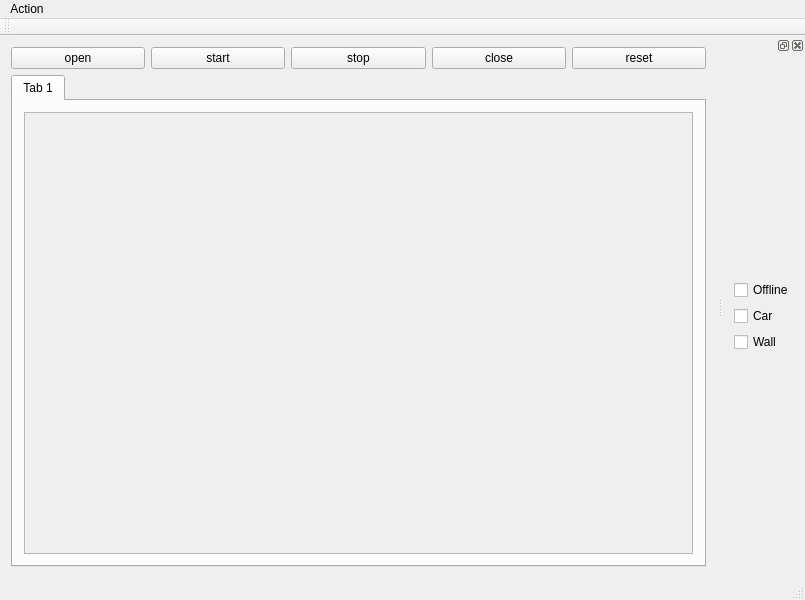
<?xml version="1.0" encoding="UTF-8"?>
<ui version="4.0">
 <class>MainWindow</class>
 <widget class="QMainWindow" name="MainWindow">
  <property name="geometry">
   <rect>
    <x>0</x>
    <y>0</y>
    <width>805</width>
    <height>600</height>
   </rect>
  </property>
  <property name="windowTitle">
   <string>MainWindow</string>
  </property>
  <widget class="QWidget" name="centralWidget">
   <layout class="QGridLayout" name="gridLayout_4">
    <item row="0" column="0">
     <layout class="QHBoxLayout" name="horizontalLayout_2">
      <item>
       <widget class="QPushButton" name="open">
        <property name="text">
         <string>open</string>
        </property>
       </widget>
      </item>
      <item>
       <widget class="QPushButton" name="start">
        <property name="text">
         <string>start</string>
        </property>
       </widget>
      </item>
      <item>
       <widget class="QPushButton" name="stop">
        <property name="text">
         <string>stop</string>
        </property>
       </widget>
      </item>
      <item>
       <widget class="QPushButton" name="close">
        <property name="text">
         <string>close</string>
        </property>
       </widget>
      </item>
      <item>
       <widget class="QPushButton" name="reset">
        <property name="text">
         <string>reset</string>
        </property>
       </widget>
      </item>
     </layout>
    </item>
    <item row="1" column="0">
     <widget class="QTabWidget" name="tabWidget">
      <property name="currentIndex">
       <number>0</number>
      </property>
      <widget class="QWidget" name="tab_3">
       <attribute name="title">
        <string>Tab 1</string>
       </attribute>
       <layout class="QGridLayout" name="gridLayout_5">
        <item row="0" column="0">
         <widget class="QScrollArea" name="scrollArea">
          <property name="widgetResizable">
           <bool>true</bool>
          </property>
          <widget class="QWidget" name="scrollAreaWidgetContents">
           <property name="geometry">
            <rect>
             <x>0</x>
             <y>0</y>
             <width>663</width>
             <height>434</height>
            </rect>
           </property>
          </widget>
         </widget>
        </item>
       </layout>
      </widget>
     </widget>
    </item>
   </layout>
  </widget>
  <widget class="QToolBar" name="mainToolBar">
   <attribute name="toolBarArea">
    <enum>TopToolBarArea</enum>
   </attribute>
   <attribute name="toolBarBreak">
    <bool>false</bool>
   </attribute>
  </widget>
  <widget class="QStatusBar" name="statusBar"/>
  <widget class="QDockWidget" name="dockWidget">
   <attribute name="dockWidgetArea">
    <number>2</number>
   </attribute>
   <widget class="QWidget" name="dockWidgetContents">
    <layout class="QVBoxLayout" name="verticalLayout_3">
     <item>
      <layout class="QVBoxLayout" name="verticalLayout_2">
       <item>
        <widget class="QCheckBox" name="checkBox_3">
         <property name="text">
          <string>Offline</string>
         </property>
        </widget>
       </item>
       <item>
        <widget class="QCheckBox" name="checkBox_2">
         <property name="text">
          <string>Car</string>
         </property>
        </widget>
       </item>
       <item>
        <widget class="QCheckBox" name="checkBox">
         <property name="text">
          <string>Wall</string>
         </property>
        </widget>
       </item>
      </layout>
     </item>
    </layout>
   </widget>
  </widget>
  <widget class="QMenuBar" name="menuBar">
   <property name="geometry">
    <rect>
     <x>0</x>
     <y>0</y>
     <width>805</width>
     <height>25</height>
    </rect>
   </property>
   <widget class="QMenu" name="menuAction">
    <property name="title">
     <string>Action</string>
    </property>
    <addaction name="actionShowPanel"/>
    <addaction name="actionHidePanel"/>
    <addaction name="separator"/>
   </widget>
   <addaction name="menuAction"/>
  </widget>
  <action name="actionShowPanel">
   <property name="text">
    <string>ShowPanel</string>
   </property>
  </action>
  <action name="actionHidePanel">
   <property name="text">
    <string>HidePanel</string>
   </property>
  </action>
 </widget>
 <layoutdefault spacing="6" margin="11"/>
 <resources/>
 <connections/>
</ui>
